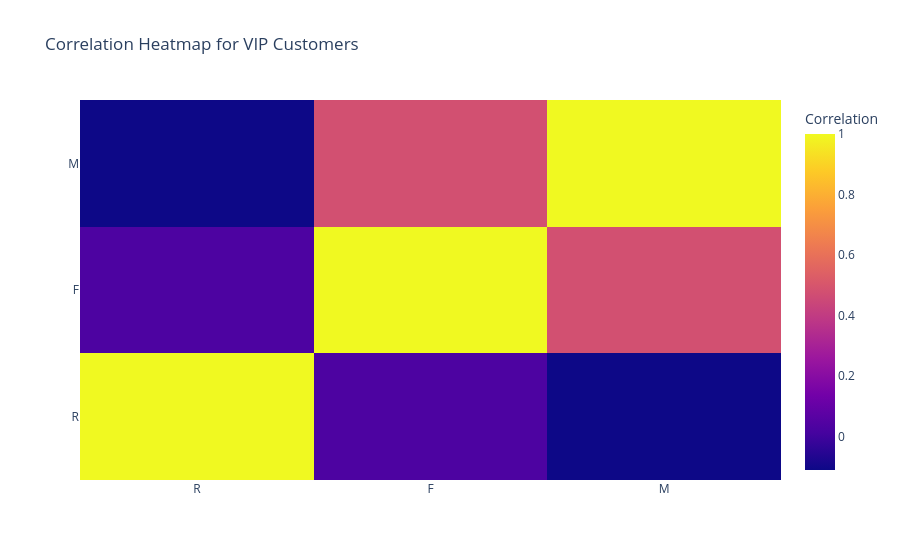

Notebook code for this chart:
### Code cell
correlation_matrix = vips[['R', 'F','M']].corr()

fig_heatmap = go.Figure(data = go.Heatmap(z=correlation_matrix.values,
                                          x=correlation_matrix.columns,
                                          y=correlation_matrix.index,
                                          colorbar=dict(title= 'Correlation'))
)

fig_heatmap.update_layout(title='Correlation Heatmap for VIP Customers')
# show the heatmap
fig_heatmap.show()

### Figure 1 — Plotly figure (JSON) as saved in the notebook; plotly's stock layout.template omitted (floating-point values rounded to 4 significant figures)
{"data": [{"colorbar": {"title": {"text": "Correlation"}}, "type": "heatmap", "x": ["R", "F", "M"], "y": ["R", "F", "M"], "z": [[1.0, 0.03281, -0.1113], [0.03281, 1.0, 0.4796], [-0.1113, 0.4796, 1.0]]}], "layout": {"title": {"text": "Correlation Heatmap for VIP Customers"}}}
